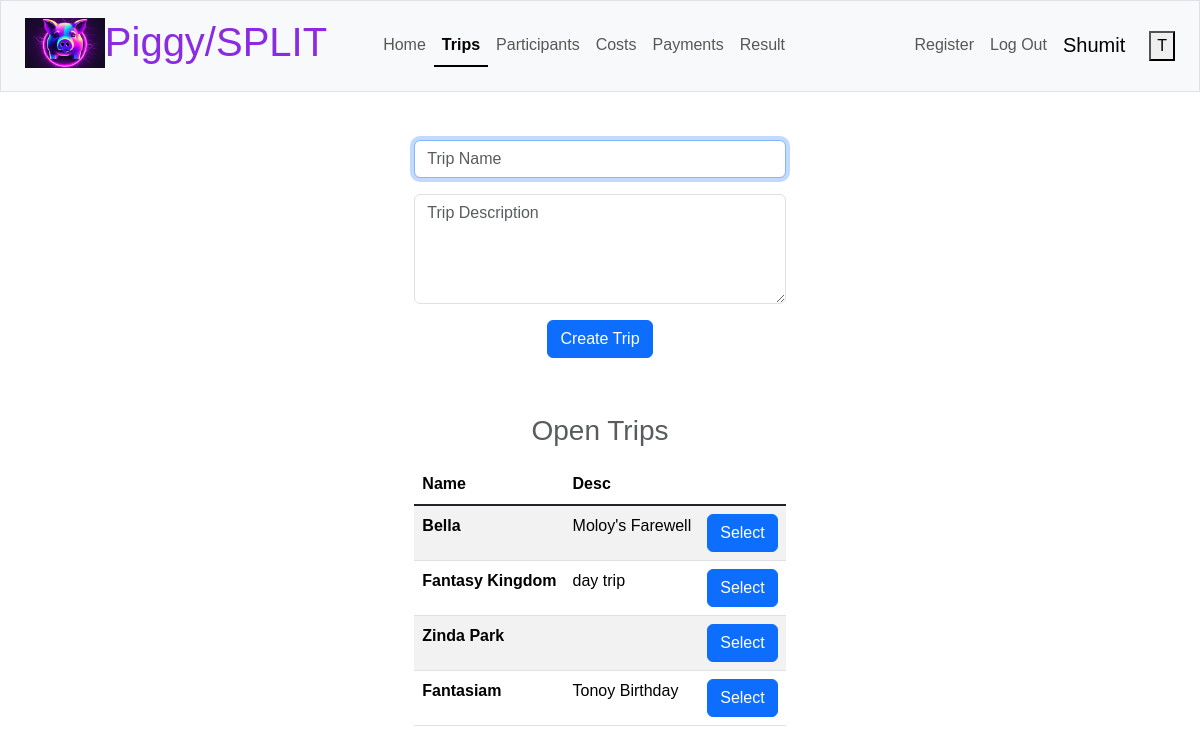
The app's page /trips (signed in), older data.
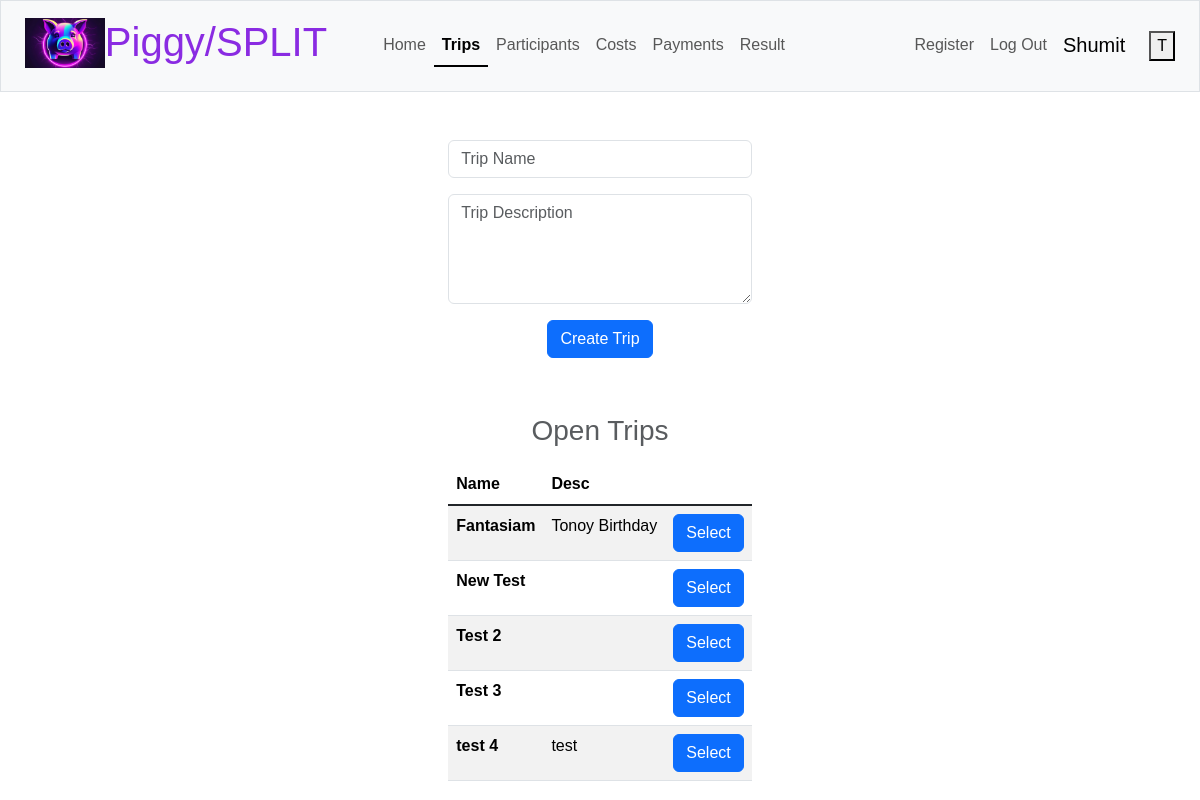
The same page, newer data.
### tables this page shows
CREATE TABLE trips (
trip_id INTEGER,
trip_title TEXT NOT NULL,
trip_descrip TEXT,
owner_id INTEGER NOT NULL, closed BOOLEAN NOT NULL 
DEFAULT False,
PRIMARY KEY(trip_id),
FOREIGN KEY(owner_id) REFERENCES users(id)
);

### app.py (the view)
@app.route("/trips")
@login_required
def trip():
    return trips()

### app.py (called while the page is built)
@app.after_request
def after_request(response):
    response.headers["Cache-Control"] = "no-cache, no-store, must-revalidate"
    response.headers["Expires"] = 0
    response.headers["Pragma"] = "no-cache"
    return response

### cred_helpers.py (called while the page is built)
def login_required(f):
    @wraps(f)
    def decorated_function(*args, **kwargs):
        if session.get("user_id") is None:
            return redirect("/login")
        return f(*args, **kwargs)
    return decorated_function

### trips.py (called while the page is built)
def trips():
    owned_trips = fetch_owned_trips(session["user_id"])
    return render_template("trips.html", current_trips = owned_trips, route_name = "select")

### trips_helpers.py (called while the page is built)
def fetch_owned_trips(user_id):
    return db.execute("SELECT * FROM trips WHERE owner_id = ? AND closed = FALSE", user_id)

### templates/trips.html (shortened to what this page needs)
{% import 'selection_screen.html' as selection %}
{% extends "layout.html" %}
{% block main %}
<div>
    <form action="/create" method="post">
        <div class="mb-3">
            <input aria-label="Trip Name" required autocomplete="off" autofocus class="form-control" name="tripname" placeholder="Trip Name" type="text">
        </div>
        <div class="mb-3">
            <textarea aria-label="Trip Description" class="form-control" name="tripdesc" placeholder="Trip Description" rows="4"></textarea>
        </div>
        <div class="text-center">
            <button aria-label="submit" class="btn btn-primary" type="submit">Create Trip</button>
        </div>
    </form>
    <div class="mt-5">
        {{selection.trip_select(current_trips, route_name)}}
    </div>
</div>
{% endblock %}

### templates/selection_screen.html (shortened to what this page needs)
{% macro trip_select(current_trips, route_name) %}
<div>
    {% if current_trips %}
    <table class="table caption-top table-striped">
        <caption style="text-align: center;">
            <h3>Open Trips</h3>
        </caption>
        <thead>
            <tr>
                <th scope="col">Name</th>
                <th scope="col">Desc</th>
                <th></th>
            </tr>
        </thead>
        <tbody class="table-group-divider">
            {% for trip in current_trips %}
            <tr>
                <th scope="row">{{trip.trip_title}}</th>
                <td>
                    {{trip.trip_descrip}}
                </td>
                <td>
                    <form action="/{{route_name}}" method="get">
                        <button type="submit" class="btn btn-primary">
                            Select
                        </button>
                    </form>
                </td>
            </tr>
            {%endfor%}
        </tbody>
    </table>
    {% else %}
    <h1>No Current Trips</h1>
    {% endif %}
</div>
{% endmacro %}

### templates/layout.html (shortened to what this page needs)
<!DOCTYPE html>
<html lang="en">
    <head>
        <link href="https://cdn.jsdelivr.net/npm/bootstrap@5.3.2/dist/css/bootstrap.min.css" rel="stylesheet">
    </head>
    <body class="position-relative">
        <nav class="navbar border navbar-expand-lg sticky-top bg-body-tertiary" style="padding: 0.75rem; width: 100%;">
            <div class="container-fluid">
                <a class="navbar-brand me-5 d-flex" href="/">
                    <img src="../static/images/logo.jpg" alt="piggysplit logo" height="50">
                    <h1 style="color: blueviolet;">Piggy/SPLIT</h1>
                </a>
                <div class="collapse nav-underline navbar-collapse" id="navbarSupportedContent">
                    <div class="navbar-nav mb-2 mb-lg-0">
                        <div class="nav-item ms-auto mt-2 mt-lg-0">
                            <a class="nav-link" href="/">Home</a>
                        </div>
                        <div class="nav-item ms-auto mt-2 mt-lg-0">
                            <a class="nav-link" href="/trips">Trips</a>
                        </div>
                        <div class="nav-item ms-auto mt-2 mt-lg-0">
                            <a class="nav-link" href="/participants">Participants</a>
                        </div>
                        <div class="nav-item ms-auto mt-2 mt-lg-0">
                            <a class="nav-link" href="/costs_selection">Costs</a>
                        </div>
                        <div class="nav-item ms-auto mt-2 mt-lg-0">
                            <a class="nav-link" href="/payments">Payments</a>
                        </div>
                        <div class="nav-item ms-auto mt-2 mt-lg-0">
                            <a class="nav-link" href="/results_selection">Result</a>
                        </div>
                    </div>
                    <div class="navbar-nav ms-auto mb-2 mb-lg-0">
                        <div class="nav-item ms-auto mt-2 mt-lg-0">
                            <a class= "nav-link" href="/register">Register</a>
                        </div>
                        {% if session["user_id"] %}
                        <div class="nav-item ms-auto mt-2 mt-lg-0 d-flex">
                            <a class= "nav-link" href="/logout">Log Out</a>
                            <span class="navbar-brand mx-2">{{session["username"]}}</span>
                        </div>
                        {% else %}
                        <div class="nav-item ms-auto mt-2 mt-lg-0">
                            <a class="nav-link" href="/login">Log In</a>
                        </div>
                        {% endif %}
                    </div>
                    <button onclick="chgTheme()">T</button>
                </div>
            </div>
        </nav>
        <main class="d-flex flex-column align-items-center mt-5">
            {% block main %}
            {% endblock %}
        </main>
    </body>
</html>

### templates/layout.html (style rules this page uses)
body { font-family: "Trebuchet MS", Helvetica, sans-serif; }

Row changes from the older to the newer data that the page shows:
no longer on this page (row edited): trips: trip_title "Bella", trip_descrip "Moloy's Farewell"
no longer on this page (row edited): trips: trip_title "Fantasy Kingdom", trip_descrip "day trip"
no longer on this page (row edited): trips: trip_title "Zinda Park"
added trips: trip_title "New Test"
added trips: trip_title "Test 2"
added trips: trip_title "Test 3"
added trips: trip_title "test 4", trip_descrip "test"
